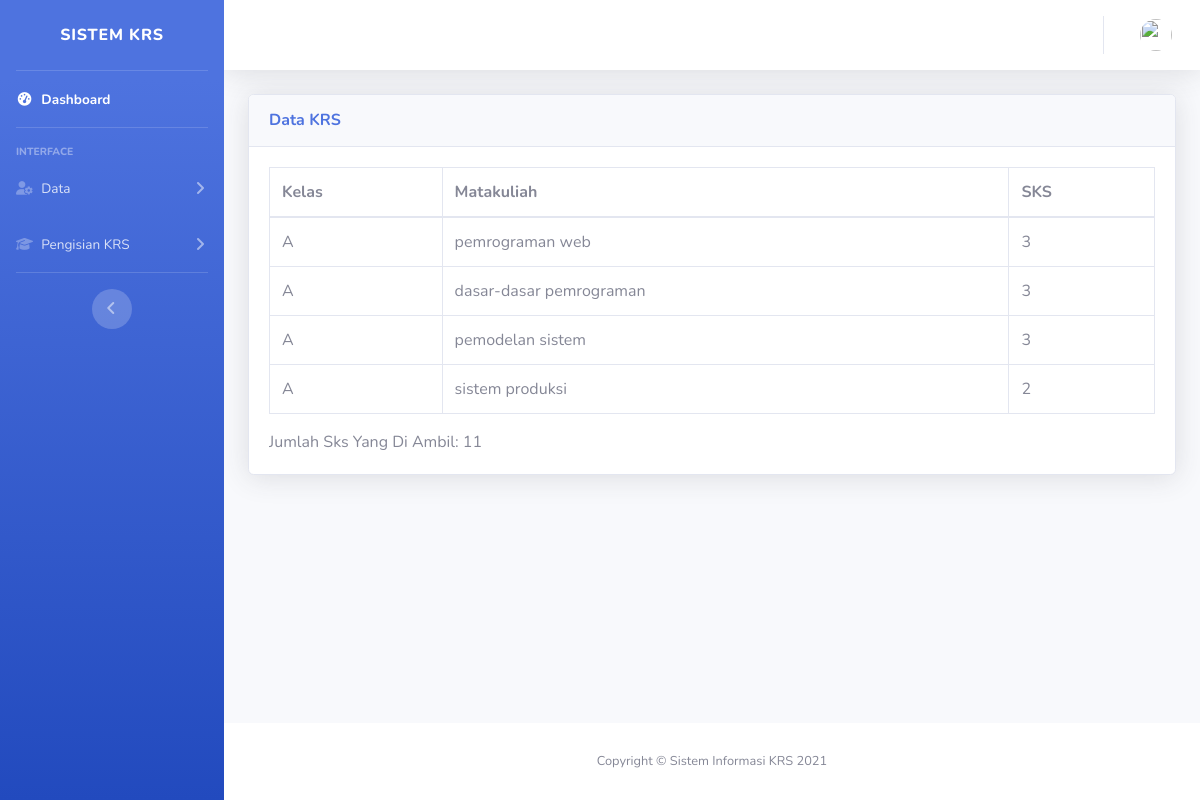
Page /cek_data_krs.php on the committed database.
### tables this page shows
CREATE TABLE `ambil_matakuliah` (
  `id_ambil` int(11) NOT NULL,
  `nim` int(100) NOT NULL,
  `kode_matkul` int(100) NOT NULL,
  `nama` varchar(100) NOT NULL,
  `kelas` varchar(100) NOT NULL,
  `matakuliah` varchar(100) NOT NULL,
  `beban` int(100) NOT NULL
);

### cek_data_krs.php (the view, shortened to what this page needs)
<?php
    require 'konek.php';
?>
<!DOCTYPE html>
<html lang="en">
<head>
    <link href="vendor/fontawesome-free/css/all.min.css" rel="stylesheet" type="text/css">
    <link href="css/sb-admin-2.min.css" rel="stylesheet">
</head>
<body id="page-top">
    <div id="wrapper">
        <ul class="navbar-nav bg-gradient-primary sidebar sidebar-dark accordion" id="accordionSidebar">
            <a class="sidebar-brand d-flex align-items-center justify-content-center" href="dashbord.php">
                <div class="sidebar-brand-text mx-3">sistem krs</div>
            </a>
            <hr class="sidebar-divider my-0">
            <li class="nav-item active">
                <a class="nav-link" href="dashbord.php">
                    <i class="fas fa-fw fa-tachometer-alt"></i>
                    <span>Dashboard</span></a>
            </li>
            <hr class="sidebar-divider">
            <div class="sidebar-heading">
                Interface
            </div>
            <li class="nav-item">
                <a class="nav-link collapsed" href="#" data-toggle="collapse" data-target="#collapseTwo"
                    aria-expanded="true" aria-controls="collapseTwo">
                    <i class="fas fa-user-cog"></i>
                    <span>Data</span>
                </a>
            </li>
            <li class="nav-item">
                <a class="nav-link collapsed" href="#" data-toggle="collapse" data-target="#collapseUtilities"
                    aria-expanded="true" aria-controls="collapseUtilities">
                    <i class="fas fa-graduation-cap"></i>
                    <span>Pengisian KRS</span>
                </a>
            </li>
            <hr class="sidebar-divider d-none d-md-block">
            <div class="text-center d-none d-md-inline">
                <button class="rounded-circle border-0" id="sidebarToggle"></button>
            </div>
        </ul>
        <div id="content-wrapper" class="d-flex flex-column">
            <div id="content">
                <nav class="navbar navbar-expand navbar-light bg-white topbar mb-4 static-top shadow">
                    <ul class="navbar-nav ml-auto">
                        <li class="nav-item dropdown no-arrow">
                            <a class="nav-link dropdown-toggle" href="#" id="userDropdown" role="button"
                                data-toggle="dropdown" aria-haspopup="true" aria-expanded="false">
                                <img class="img-profile rounded-circle"
                                    src="img/undraw_profile.svg">
                            </a>
                        </li>
                    </ul>
                </nav>
                <div class="container-fluid">
                    <div class="card shadow mb-4">
                        <div class="card-header py-3">
                            <h6 class="m-0 font-weight-bold text-primary">Data KRS</h6>
                        </div>
                        <div class="card-body">
                            <form method="post">
                                <div class="table-responsive">
                                    <table class="table table-bordered" id="dataTable" width="100%" cellspacing="0">
                                        <thead>
                                            <tr>
                                                <th>Kelas</th>
                                                <th>Matakuliah</th>
                                                <th>SKS</th>
                                            </tr>
                                        </thead>
                                        <tbody>
                                            <?php
                                                $sql = "SELECT * FROM ambil_matakuliah";
                                                $join = mysqli_query($konek, $sql);
                                                while ($inn = mysqli_fetch_array($join)) {?>
                                                    <tr>
                                                        <td><?php echo $inn['kelas']; ?></td>
                                                        <td><?php echo $inn['matakuliah']; ?></td>
                                                        <td><?php echo $inn['beban']; ?></td>
                                                    </tr>
                                                <?php
                                                    $total = $total + $inn['beban'];
                                                }
                                            ?>
                                        </tbody>
                                    </table>
                                    <?php echo "Jumlah Sks Yang Di Ambil: ", $total; ?>
                                </div>
                            </form>
                        </div>
                    </div>
                </div>
            </div>
            <footer class="sticky-footer bg-white">
                <div class="container my-auto">
                    <div class="copyright text-center my-auto">
                        <span>Copyright &copy; Sistem Informasi KRS 2021</span>
                    </div>
                </div>
            </footer>
        </div>
    </div>
</body>
</html>

### rows in the picture
ambil_matakuliah: kelas "A", matakuliah "pemrograman web", beban "3"
ambil_matakuliah: kelas "A", matakuliah "dasar-dasar pemrograman", beban "3"
ambil_matakuliah: kelas "A", matakuliah "pemodelan sistem", beban "3"
ambil_matakuliah: kelas "A", matakuliah "sistem produksi", beban "2"

### other values in the picture
$total "11"
